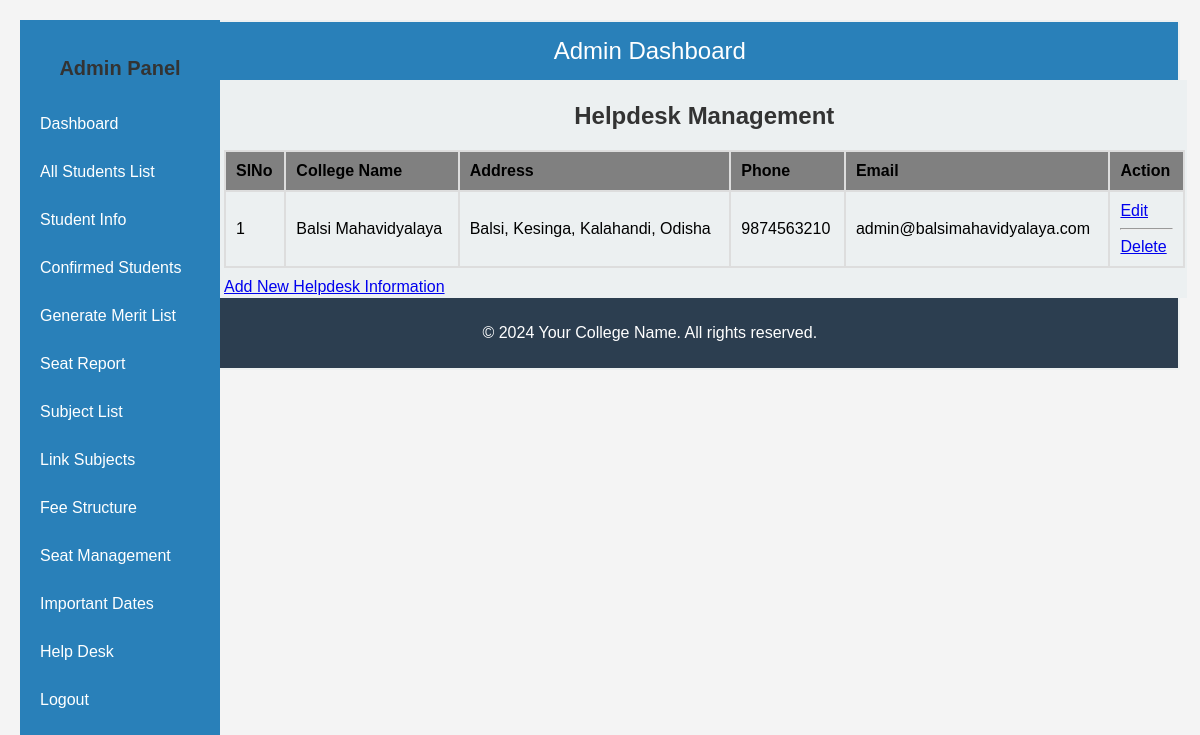
The page /admin/helpdesk.php (signed in) on the database its author committed.
### tables this page shows
CREATE TABLE `helpdesk` (
  `id` int(11) NOT NULL,
  `college_name` varchar(255) NOT NULL,
  `college_address` text NOT NULL,
  `college_phone` varchar(15) NOT NULL,
  `college_email` varchar(100) NOT NULL,
  `created_at` timestamp NOT NULL DEFAULT current_timestamp(),
  `updated_at` timestamp NOT NULL DEFAULT current_timestamp() ON UPDATE current_timestamp()
);

### admin/helpdesk.php (the view, shortened to what this page needs)
<?php
include('header.php');
include('../db/db_connect.php');
$query = "SELECT id, college_name, college_address, college_phone, college_email FROM helpdesk";
$result = $conn->query($query);
?>
<div class="main-content">
    <h2>Helpdesk Management</h2>
    <table>
        <thead>
            <tr>
                <th>SlNo</th>
                <th>College Name</th>
                <th>Address</th>
                <th>Phone</th>
                <th>Email</th>
                <th>Action</th>
            </tr>
        </thead>
        <tbody>
            <?php if ($result->num_rows > 0): ?>
                <?php $sl_no = 1; ?>
                <?php while ($row = $result->fetch_assoc()): ?>
                    <tr>
                        <td><?php echo $sl_no++; ?></td>
                        <td><?php echo $row['college_name']; ?></td>
                        <td><?php echo $row['college_address']; ?></td>
                        <td><?php echo $row['college_phone']; ?></td>
                        <td><?php echo $row['college_email']; ?></td>
                        <td>
                            <a href="helpdesk_edit.php?id=<?php echo $row['id']; ?>">Edit</a> <hr>
                            <a href="helpdesk_delete.php?id=<?php echo $row['id']; ?>" onclick="return confirm('Are you sure you want to delete this helpdesk information?');">Delete</a>
                        </td>
                    </tr>
                <?php endwhile; ?>
            <?php else: ?>
                <tr>
                    <td colspan="6">No helpdesk information found.</td>
                </tr>
            <?php endif; ?>
        </tbody>
    </table>
    <a href="helpdesk_add.php">Add New Helpdesk Information</a>
</div>
<?php
include('footer.php');
?>

### css/style.css (style rules this page uses)
body { margin: 0; font-family: Arial, sans-serif; }
.main-content { margin-left: 100px; padding: 2px; width:91% ; background-color: #ecf0f1; }
h2 { font-size: 24px; margin-bottom: 20px; }
body { font-family: Arial, sans-serif; background-color: #f4f4f4; margin: 0; padding: 20px; }
h2 { text-align: center; color: #333; }
table { width: 100%; border-collapse:collapse ; margin-bottom: 10px; }
th, td { padding: 10px; border: 2px solid #ddd; text-align: left; }
th { background-color: gray; }

### rows shown on the page
helpdesk: college_name "Balsi Mahavidyalaya", college_address "Balsi, Kesinga, Kalahandi, Odisha", college_phone "9874563210", college_email "admin@balsimahavidyalaya.com"
